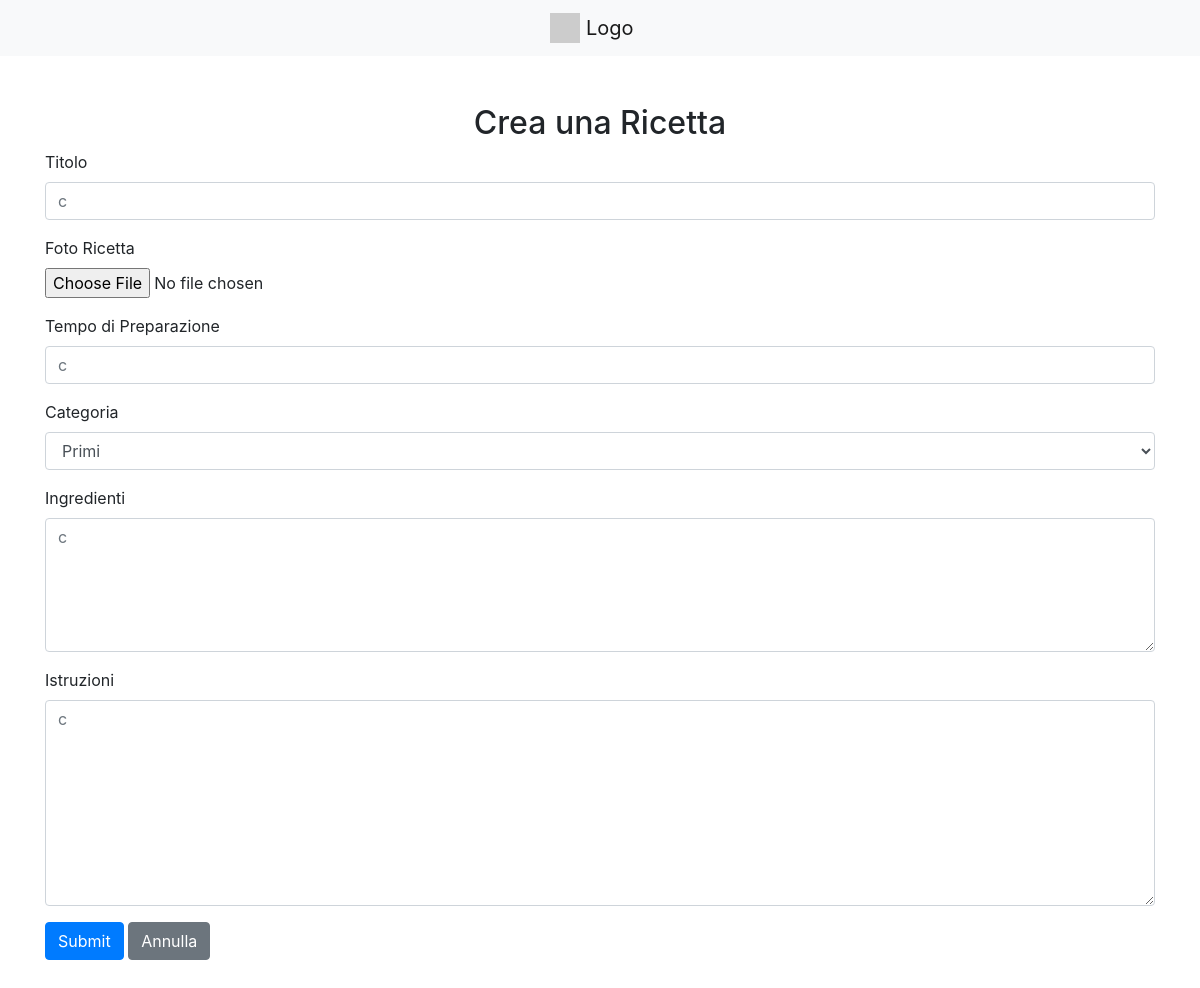
/recipe/1/modifica/ (signed in), run on the app's committed database.
### sito/models.py (models this page shows, shortened)
class Recipe(models.Model):
    title = models.CharField(max_length=200)
    photo = models.ImageField(upload_to='recipes_photos/', blank=True, null=True)
    preparationtime = models.CharField(help_text="Totale tempo di preparazione (es: 1 hour 30 minutes)", max_length=200,
                                       blank=True, null=True)
    category = models.ForeignKey(Category, on_delete=models.CASCADE)
    user = models.ForeignKey('CustomUser', on_delete=models.CASCADE)
    ingredients = models.TextField()
    instructions = models.TextField()

### sito/views.py (the view)
# urls.py: path('recipe/<int:recipe_id>/modifica/', modifica_ricetta, name='modifica_ricetta'),
@login_required
def modifica_ricetta(request, recipe_id):
    recipe = get_object_or_404(Recipe, id=recipe_id)
    categories = Category.objects.all()
    return render(request, 'modifica_ricetta.html', {'recipe': recipe,'categories': categories })

### template/modifica_ricetta.html (shortened to what this page needs)
<!DOCTYPE html>
<html lang="en">
<head>
    <link href="https://stackpath.bootstrapcdn.com/bootstrap/4.5.2/css/bootstrap.min.css" rel="stylesheet">
</head>
<body>
    <nav class="navbar navbar-light bg-light justify-content-center">
        <a class="navbar-brand" href="{% url 'homepage' %}">
            <img src="https://via.placeholder.com/30" alt="Logo" class="d-inline-block align-top">
            Logo
        </a>
    </nav>
    <div class="container my-5">
        <h2 class="text-center">Crea una Ricetta</h2>
        <form method="post" action="{% url 'update_ricetta' recipe.id %}" enctype="multipart/form-data">
            <div class="form-group">
                <label for="titolo">Titolo</label>
                <input type="text" class="form-control" id="titolo" name= "titolo" placeholder= {{recipe.title}}  >
            </div>
            <div class="form-group">
                <label for="foto-ricetta">Foto Ricetta</label>
                <input type="file" class="form-control-file" id="foto-ricetta" name="foto">
            </div>
            <div class="form-group">
                <label for="tempo-preparazione">Tempo di Preparazione</label>
                <input type="text" class="form-control" id="tempo-preparazione" name="tempo" placeholder={{ recipe.preparationtime}}>
            </div>
            <div class="form-group">
                <label for="category">Categoria</label>
                <select class="form-control" id="category" name="category">
                    {% for category in categories %}
                        <option value="{{ category.id }}">{{ category.name }}</option>
                    {% endfor %}
                </select>
            </div>
            <div class="form-group">
                <label for="ingredienti">Ingredienti</label>
                <textarea class="form-control" id="ingredienti" name="ingredienti" rows="5" placeholder={{recipe.ingredients}} ></textarea>
            </div>
            <div class="form-group">
                <label for="istruzioni">Istruzioni</label>
                <textarea class="form-control" id="istruzioni" name="istruzioni" rows="8" placeholder={{recipe.instructions}} ></textarea>
            </div>
            <button type="submit" class="btn btn-primary">Submit</button>
            <a href="{% url 'recipe_detail' recipe.id %}" class="btn btn-secondary">Annulla</a>
        </form>
    </div>
</body>
</html>

### data on the page
Recipe: titolo "c", tempo "c", ingredienti "c", istruzioni "c"

### other printed values
form field category "Primi"
